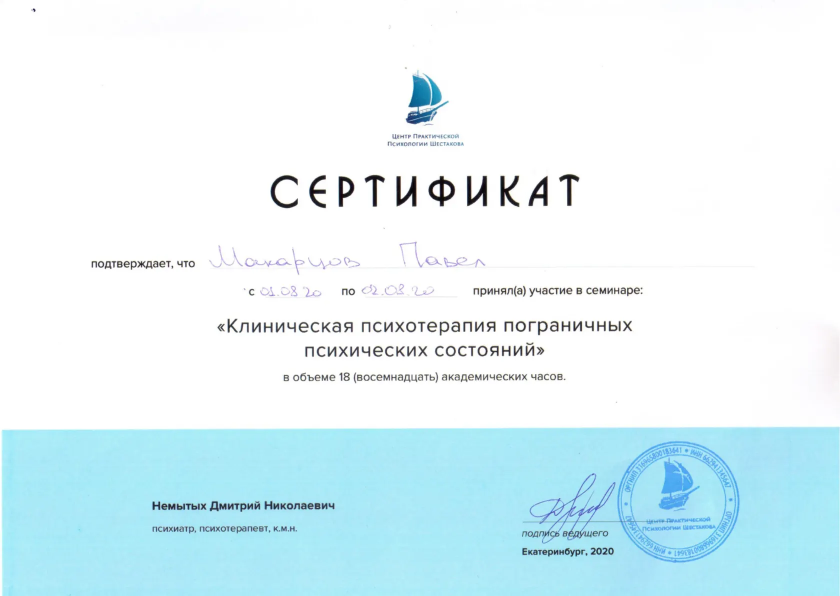
#> input picture docs/assets/img/docs/cert-01-1680.webp, 1680 x 1191 px, given in place of IMG_6731.jpeg, which was not available (shown at 1/2 size)
$ python prepare_assets.py
#> lines starting #> are read from the running program, lines starting #| are printed output that depends on the picture
"""Одноразовая подготовка картинок/шрифтов из зеркала Tilda (E:\\Downloads\\site).
Для обычной работы не нужен — используйте build.py."""
import os, sys, json, re, shutil, urllib.request
from PIL import Image, ImageOps, ImageDraw, ImageFont
sys.stdout.reconfigure(encoding="utf-8")

SRC = r"E:\Downloads\site\assets"
OUT = os.path.join(os.path.dirname(os.path.abspath(__file__)), "..", "docs")
IMG = os.path.join(OUT, "assets", "img")
DOCS = os.path.join(IMG, "docs")
FONTS = os.path.join(OUT, "assets", "fonts")
CSS = os.path.join(OUT, "assets", "css")
for d in (IMG, DOCS, FONTS, CSS, os.path.join(OUT, "assets", "js")):
    os.makedirs(d, exist_ok=True)

manifest = {}

def load(rel):
    im = Image.open(os.path.join(SRC, rel.replace("/", os.sep)))
#> im is the input picture: PIL image 1680x1191 RGB; mean R, G, B 226.3, 244.1, 248.8
    im = ImageOps.exif_transpose(im)
    return im

def save_variants(im, name, widths, folder=IMG, quality=80, crop=None):
#> called with name = 'pavel-portrait', folder = 'tools/../docs/assets/img', quality = 80, crop = 0.8
    if crop:  # crop = target aspect (w/h), centered, biased to top for portraits
        w, h = im.size
#> w = 1680; h = 1191
        ar = crop
        if w / h > ar:
            nw = int(h * ar); x = (w - nw) // 2
#> after `nw = int(h * ar)`: nw = 952
#> after `x = (w - nw) // 2`: x = 364
            im = im.crop((x, 0, x + nw, h))
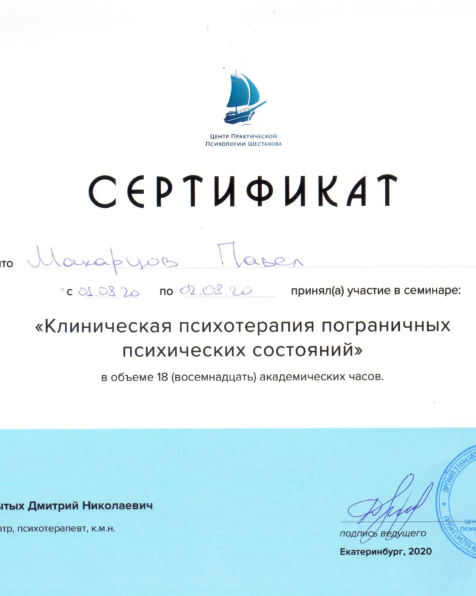
#> im: PIL image 952x1191 RGB (shown at 1/2 size); mean R, G, B 224.1, 241.7, 246.2
        else:
            nh = int(w / ar); y = int((h - nh) * 0.25)
            im = im.crop((0, y, w, y + nh))
    has_alpha = im.mode in ("RGBA", "LA", "P")
#> has_alpha = False
    im = im.convert("RGBA" if has_alpha else "RGB")
    out = []
    for w in widths:
        if w > im.width:
            w = im.width
        h = round(im.height * w / im.width)
        r = im.resize((w, h), Image.LANCZOS)
        fn = f"{name}-{w}.webp"
        r.save(os.path.join(folder, fn), "WEBP", quality=quality, method=6)
        out.append({"file": fn, "w": w, "h": h, "kb": round(os.path.getsize(os.path.join(folder, fn)) / 1024)})
#> this loop made 3 passes
#> (h, fn) on passes 1 to 3: (601, 'pavel-portrait-480.webp'), (1001, 'pavel-portrait-800.webp'), (1191, 'pavel-portrait-952.webp')
#> pass 1, in save_variants, `r = im.resize((w, h), Image.LANCZOS)`:
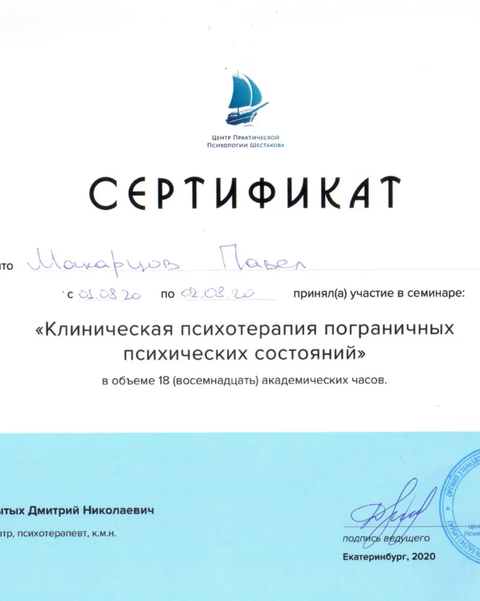
#> r: PIL image 480x601 RGB; mean R, G, B 224, 241.6, 246.2
#> after the loop, out = 3 items
    manifest[name] = out
    return im

# --- photos of Pavel
p = save_variants(load("tild3537-6330-4662-b539-633365386432/IMG_6731.jpeg"), "pavel-portrait", [480, 800, 1200], crop=4/5)
p.convert("RGB").resize((800, 1000), Image.LANCZOS).save(os.path.join(IMG, "pavel-portrait-800.jpg"), quality=82, optimize=True, progressive=True)
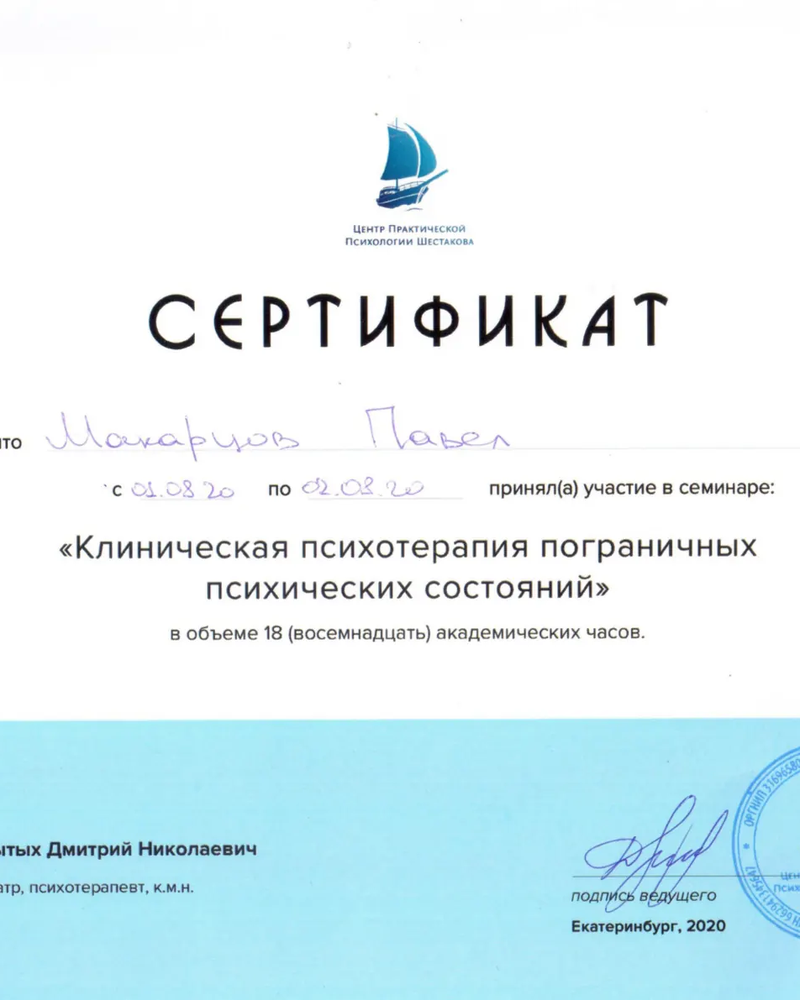
#> saved as pavel-portrait-800.jpg: PIL image 800x1000 RGB; mean R, G, B 224, 241.7, 246.2
save_variants(load("tild3736-3430-4433-b665-666263363539/IMG_6735.jpeg"), "pavel-about", [480, 800, 1200], crop=1)
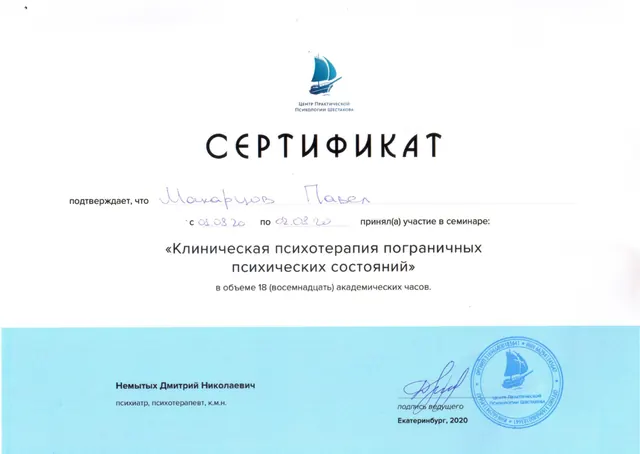
#> input picture docs/assets/img/docs/cert-01-640.webp, 640 x 454 px, given in place of IMG_6735.jpeg, which was not available
#> in load, im is the input picture: PIL image 640x454 RGB; mean R, G, B 226.2, 244, 248.6
#> call 2 of save_variants, with name = 'pavel-about', folder = 'tools/../docs/assets/img', quality = 80, crop = 1
#> in save_variants (call 2), `w, h = im.size`: w = 640; h = 454
#> in save_variants (call 2), `x = (w - nw) // 2`: x = 93
#> in save_variants (call 2), `im = im.crop((x, 0, x + nw, h))`:
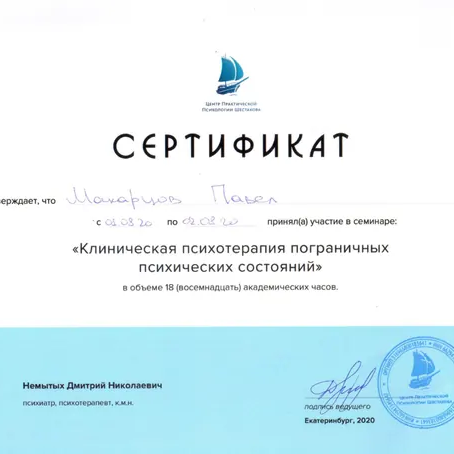
#> im: PIL image 454x454 RGB; mean R, G, B 224.6, 242.3, 247.1
#> the loop in save_variants (call 2), `for w in widths:` made 3 passes

# --- article images
save_variants(load("tild3766-3161-4561-b737-346139646331/image_fx_2.jpg"), "burnout-cover", [480, 800, 1024])
#> (the run stopped early here; a loop or call above may not have finished)
